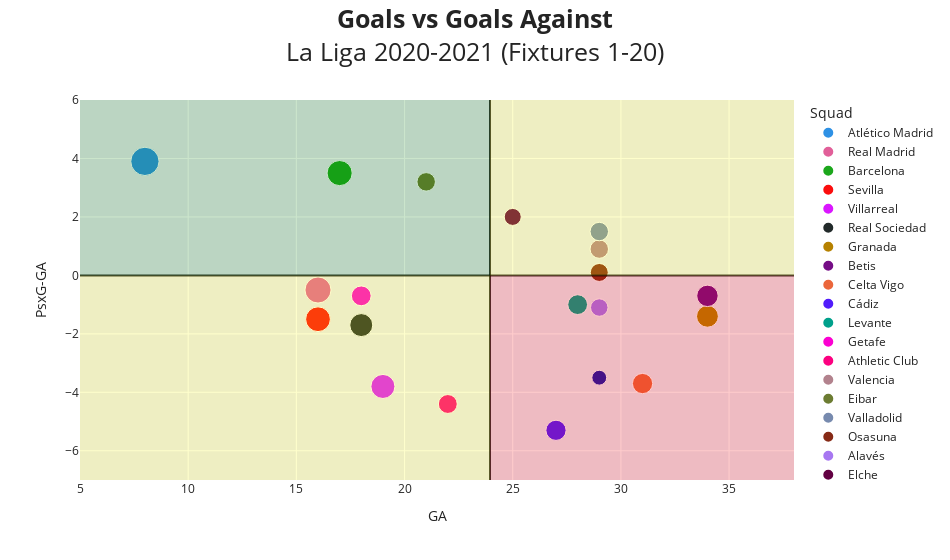

Write notebook code for a chart like this one.
### Code cell
fig = px.scatter(laliga_stats, x= 'GA', y='PsxG-GA', size= 'Pts', color= 'Squad', 
                opacity= 1, hover_name= 'Squad', hover_data= ['Posicion'],
                color_discrete_sequence=px.colors.qualitative.Dark24,
                width= 950, template= 'seaborn', 
                title= '<b>Goals vs Goals Against</b><br>La Liga 2020-2021 (Fixtures 1-20)')

fig.add_hline(y=0, line_width=2, line_color= 'black', opacity= 0.8)
fig.add_vline(x= laliga_stats['GA'].mean(), line_width=2, line_color= 'black', opacity= 0.8)
fig.add_shape(type='rect', x0= 5, y0= -7, 
              x1=laliga_stats['GA'].mean(), y1=0, 
              fillcolor= 'yellow', opacity= 0.2)
fig.add_shape(type='rect', x0= laliga_stats['GA'].mean(), y0= -7, 
              x1= 38, y1= 0, 
              fillcolor= 'red', opacity= 0.2)
fig.add_shape(type='rect', x0= 5, y0= 0, 
              x1= laliga_stats['GA'].mean(), y1= 6, 
              fillcolor= 'green', opacity= 0.2)
fig.add_shape(type='rect', x0= laliga_stats['GA'].mean(), y0= 0, 
              x1= 38, y1= 6, 
              fillcolor= 'yellow', opacity= 0.2)

fig.update_layout(title={'y': 0.95,
                        'xanchor': 'center',
                        'yanchor': 'top'},
                  title_font= dict(size=25))

fig.show()

### Figure 1 — Plotly figure (JSON) as saved in the notebook; plotly's stock layout.template omitted (floating-point values rounded to 4 significant figures)
{"data": [{"customdata": [[1]], "hovertemplate": "<b>%{hovertext}</b><br><br>Squad=Atlético Madrid<br>GA=%{x}<br>PsxG-GA=%{y}<br>Pts=%{marker.size}<br>Posicion=%{customdata[0]}<extra></extra>", "hovertext": ["Atlético Madrid"], "legendgroup": "Atlético Madrid", "marker": {"color": "#2E91E5", "opacity": 1, "size": [47], "sizemode": "area", "sizeref": 0.1175, "symbol": "circle"}, "mode": "markers", "name": "Atlético Madrid", "orientation": "v", "showlegend": true, "type": "scatter", "x": [8], "xaxis": "x", "y": [3.9], "yaxis": "y"}, {"customdata": [[2]], "hovertemplate": "<b>%{hovertext}</b><br><br>Squad=Real Madrid<br>GA=%{x}<br>PsxG-GA=%{y}<br>Pts=%{marker.size}<br>Posicion=%{customdata[0]}<extra></extra>", "hovertext": ["Real Madrid"], "legendgroup": "Real Madrid", "marker": {"color": "#E15F99", "opacity": 1, "size": [40], "sizemode": "area", "sizeref": 0.1175, "symbol": "circle"}, "mode": "markers", "name": "Real Madrid", "orientation": "v", "showlegend": true, "type": "scatter", "x": [16], "xaxis": "x", "y": [-0.5], "yaxis": "y"}, {"customdata": [[3]], "hovertemplate": "<b>%{hovertext}</b><br><br>Squad=Barcelona<br>GA=%{x}<br>PsxG-GA=%{y}<br>Pts=%{marker.size}<br>Posicion=%{customdata[0]}<extra></extra>", "hovertext": ["Barcelona"], "legendgroup": "Barcelona", "marker": {"color": "#1CA71C", "opacity": 1, "size": [37], "sizemode": "area", "sizeref": 0.1175, "symbol": "circle"}, "mode": "markers", "name": "Barcelona", "orientation": "v", "showlegend": true, "type": "scatter", "x": [17], "xaxis": "x", "y": [3.5], "yaxis": "y"}, {"customdata": [[4]], "hovertemplate": "<b>%{hovertext}</b><br><br>Squad=Sevilla<br>GA=%{x}<br>PsxG-GA=%{y}<br>Pts=%{marker.size}<br>Posicion=%{customdata[0]}<extra></extra>", "hovertext": ["Sevilla"], "legendgroup": "Sevilla", "marker": {"color": "#FB0D0D", "opacity": 1, "size": [36], "sizemode": "area", "sizeref": 0.1175, "symbol": "circle"}, "mode": "markers", "name": "Sevilla", "orientation": "v", "showlegend": true, "type": "scatter", "x": [16], "xaxis": "x", "y": [-1.5], "yaxis": "y"}, {"customdata": [[5]], "hovertemplate": "<b>%{hovertext}</b><br><br>Squad=Villarreal<br>GA=%{x}<br>PsxG-GA=%{y}<br>Pts=%{marker.size}<br>Posicion=%{customdata[0]}<extra></extra>", "hovertext": ["Villarreal"], "legendgroup": "Villarreal", "marker": {"color": "#DA16FF", "opacity": 1, "size": [34], "sizemode": "area", "sizeref": 0.1175, "symbol": "circle"}, "mode": "markers", "name": "Villarreal", "orientation": "v", "showlegend": true, "type": "scatter", "x": [19], "xaxis": "x", "y": [-3.8], "yaxis": "y"}, {"customdata": [[6]], "hovertemplate": "<b>%{hovertext}</b><br><br>Squad=Real Sociedad<br>GA=%{x}<br>PsxG-GA=%{y}<br>Pts=%{marker.size}<br>Posicion=%{customdata[0]}<extra></extra>", "hovertext": ["Real Sociedad"], "legendgroup": "Real Sociedad", "marker": {"color": "#222A2A", "opacity": 1, "size": [31], "sizemode": "area", "sizeref": 0.1175, "symbol": "circle"}, "mode": "markers", "name": "Real Sociedad", "orientation": "v", "showlegend": true, "type": "scatter", "x": [18], "xaxis": "x", "y": [-1.7], "yaxis": "y"}, {"customdata": [[7]], "hovertemplate": "<b>%{hovertext}</b><br><br>Squad=Granada<br>GA=%{x}<br>PsxG-GA=%{y}<br>Pts=%{marker.size}<br>Posicion=%{customdata[0]}<extra></extra>", "hovertext": ["Granada"], "legendgroup": "Granada", "marker": {"color": "#B68100", "opacity": 1, "size": [28], "sizemode": "area", "sizeref": 0.1175, "symbol": "circle"}, "mode": "markers", "name": "Granada", "orientation": "v", "showlegend": true, "type": "scatter", "x": [34], "xaxis": "x", "y": [-1.4], "yaxis": "y"}, {"customdata": [[8]], "hovertemplate": "<b>%{hovertext}</b><br><br>Squad=Betis<br>GA=%{x}<br>PsxG-GA=%{y}<br>Pts=%{marker.size}<br>Posicion=%{customdata[0]}<extra></extra>", "hovertext": ["Betis"], "legendgroup": "Betis", "marker": {"color": "#750D86", "opacity": 1, "size": [27], "sizemode": "area", "sizeref": 0.1175, "symbol": "circle"}, "mode": "markers", "name": "Betis", "orientation": "v", "showlegend": true, "type": "scatter", "x": [34], "xaxis": "x", "y": [-0.7], "yaxis": "y"}, {"customdata": [[9]], "hovertemplate": "<b>%{hovertext}</b><br><br>Squad=Celta Vigo<br>GA=%{x}<br>PsxG-GA=%{y}<br>Pts=%{marker.size}<br>Posicion=%{customdata[0]}<extra></extra>", "hovertext": ["Celta Vigo"], "legendgroup": "Celta Vigo", "marker": {"color": "#EB663B", "opacity": 1, "size": [24], "sizemode": "area", "sizeref": 0.1175, "symbol": "circle"}, "mode": "markers", "name": "Celta Vigo", "orientation": "v", "showlegend": true, "type": "scatter", "x": [31], "xaxis": "x", "y": [-3.7], "yaxis": "y"}, {"customdata": [[10]], "hovertemplate": "<b>%{hovertext}</b><br><br>Squad=Cádiz<br>GA=%{x}<br>PsxG-GA=%{y}<br>Pts=%{marker.size}<br>Posicion=%{customdata[0]}<extra></extra>", "hovertext": ["Cádiz"], "legendgroup": "Cádiz", "marker": {"color": "#511CFB", "opacity": 1, "size": [24], "sizemode": "area", "sizeref": 0.1175, "symbol": "circle"}, "mode": "markers", "name": "Cádiz", "orientation": "v", "showlegend": true, "type": "scatter", "x": [27], "xaxis": "x", "y": [-5.3], "yaxis": "y"}, {"customdata": [[11]], "hovertemplate": "<b>%{hovertext}</b><br><br>Squad=Levante<br>GA=%{x}<br>PsxG-GA=%{y}<br>Pts=%{marker.size}<br>Posicion=%{customdata[0]}<extra></extra>", "hovertext": ["Levante"], "legendgroup": "Levante", "marker": {"color": "#00A08B", "opacity": 1, "size": [23], "sizemode": "area", "sizeref": 0.1175, "symbol": "circle"}, "mode": "markers", "name": "Levante", "orientation": "v", "showlegend": true, "type": "scatter", "x": [28], "xaxis": "x", "y": [-1], "yaxis": "y"}, {"customdata": [[12]], "hovertemplate": "<b>%{hovertext}</b><br><br>Squad=Getafe<br>GA=%{x}<br>PsxG-GA=%{y}<br>Pts=%{marker.size}<br>Posicion=%{customdata[0]}<extra></extra>", "hovertext": ["Getafe"], "legendgroup": "Getafe", "marker": {"color": "#FB00D1", "opacity": 1, "size": [23], "sizemode": "area", "sizeref": 0.1175, "symbol": "circle"}, "mode": "markers", "name": "Getafe", "orientation": "v", "showlegend": true, "type": "scatter", "x": [18], "xaxis": "x", "y": [-0.7], "yaxis": "y"}, {"customdata": [[13]], "hovertemplate": "<b>%{hovertext}</b><br><br>Squad=Athletic Club<br>GA=%{x}<br>PsxG-GA=%{y}<br>Pts=%{marker.size}<br>Posicion=%{customdata[0]}<extra></extra>", "hovertext": ["Athletic Club"], "legendgroup": "Athletic Club", "marker": {"color": "#FC0080", "opacity": 1, "size": [21], "sizemode": "area", "sizeref": 0.1175, "symbol": "circle"}, "mode": "markers", "name": "Athletic Club", "orientation": "v", "showlegend": true, "type": "scatter", "x": [22], "xaxis": "x", "y": [-4.4], "yaxis": "y"}, {"customdata": [[14]], "hovertemplate": "<b>%{hovertext}</b><br><br>Squad=Valencia<br>GA=%{x}<br>PsxG-GA=%{y}<br>Pts=%{marker.size}<br>Posicion=%{customdata[0]}<extra></extra>", "hovertext": ["Valencia"], "legendgroup": "Valencia", "marker": {"color": "#B2828D", "opacity": 1, "size": [20], "sizemode": "area", "sizeref": 0.1175, "symbol": "circle"}, "mode": "markers", "name": "Valencia", "orientation": "v", "showlegend": true, "type": "scatter", "x": [29], "xaxis": "x", "y": [0.9], "yaxis": "y"}, {"customdata": [[15]], "hovertemplate": "<b>%{hovertext}</b><br><br>Squad=Eibar<br>GA=%{x}<br>PsxG-GA=%{y}<br>Pts=%{marker.size}<br>Posicion=%{customdata[0]}<extra></extra>", "hovertext": ["Eibar"], "legendgroup": "Eibar", "marker": {"color": "#6C7C32", "opacity": 1, "size": [20], "sizemode": "area", "sizeref": 0.1175, "symbol": "circle"}, "mode": "markers", "name": "Eibar", "orientation": "v", "showlegend": true, "type": "scatter", "x": [21], "xaxis": "x", "y": [3.2], "yaxis": "y"}, {"customdata": [[16]], "hovertemplate": "<b>%{hovertext}</b><br><br>Squad=Valladolid<br>GA=%{x}<br>PsxG-GA=%{y}<br>Pts=%{marker.size}<br>Posicion=%{customdata[0]}<extra></extra>", "hovertext": ["Valladolid"], "legendgroup": "Valladolid", "marker": {"color": "#778AAE", "opacity": 1, "size": [20], "sizemode": "area", "sizeref": 0.1175, "symbol": "circle"}, "mode": "markers", "name": "Valladolid", "orientation": "v", "showlegend": true, "type": "scatter", "x": [29], "xaxis": "x", "y": [1.5], "yaxis": "y"}, {"customdata": [[17]], "hovertemplate": "<b>%{hovertext}</b><br><br>Squad=Osasuna<br>GA=%{x}<br>PsxG-GA=%{y}<br>Pts=%{marker.size}<br>Posicion=%{customdata[0]}<extra></extra>", "hovertext": ["Osasuna"], "legendgroup": "Osasuna", "marker": {"color": "#862A16", "opacity": 1, "size": [19], "sizemode": "area", "sizeref": 0.1175, "symbol": "circle"}, "mode": "markers", "name": "Osasuna", "orientation": "v", "showlegend": true, "type": "scatter", "x": [29], "xaxis": "x", "y": [0.1], "yaxis": "y"}, {"customdata": [[18]], "hovertemplate": "<b>%{hovertext}</b><br><br>Squad=Alavés<br>GA=%{x}<br>PsxG-GA=%{y}<br>Pts=%{marker.size}<br>Posicion=%{customdata[0]}<extra></extra>", "hovertext": ["Alavés"], "legendgroup": "Alavés", "marker": {"color": "#A777F1", "opacity": 1, "size": [18], "sizemode": "area", "sizeref": 0.1175, "symbol": "circle"}, "mode": "markers", "name": "Alavés", "orientation": "v", "showlegend": true, "type": "scatter", "x": [29], "xaxis": "x", "y": [-1.1], "yaxis": "y"}, {"customdata": [[19]], "hovertemplate": "<b>%{hovertext}</b><br><br>Squad=Elche<br>GA=%{x}<br>PsxG-GA=%{y}<br>Pts=%{marker.size}<br>Posicion=%{customdata[0]}<extra></extra>", "hovertext": ["Elche"], "legendgroup": "Elche", "marker": {"color": "#620042", "opacity": 1, "size": [17], "sizemode": "area", "sizeref": 0.1175, "symbol": "circle"}, "mode": "markers", "name": "Elche", "orientation": "v", "showlegend": true, "type": "scatter", "x": [25], "xaxis": "x", "y": [2], "yaxis": "y"}, {"customdata": [[20]], "hovertemplate": "<b>%{hovertext}</b><br><br>Squad=Huesca<br>GA=%{x}<br>PsxG-GA=%{y}<br>Pts=%{marker.size}<br>Posicion=%{customdata[0]}<extra></extra>", "hovertext": ["Huesca"], "legendgroup": "Huesca", "marker": {"color": "#1616A7", "opacity": 1, "size": [13], "sizemode": "area", "sizeref": 0.1175, "symbol": "circle"}, "mode": "markers", "name": "Huesca", "orientation": "v", "showlegend": true, "type": "scatter", "x": [29], "xaxis": "x", "y": [-3.5], "yaxis": "y"}], "layout": {"legend": {"itemsizing": "constant", "title": {"text": "Squad"}, "tracegroupgap": 0}, "shapes": [{"line": {"color": "black", "width": 2}, "opacity": 0.8, "type": "line", "x0": 0, "x1": 1, "xref": "x domain", "y0": 0, "y1": 0, "yref": "y"}, {"line": {"color": "black", "width": 2}, "opacity": 0.8, "type": "line", "x0": 23.95, "x1": 23.95, "xref": "x", "y0": 0, "y1": 1, "yref": "y domain"}, {"fillcolor": "yellow", "opacity": 0.2, "type": "rect", "x0": 5, "x1": 23.95, "y0": -7, "y1": 0}, {"fillcolor": "red", "opacity": 0.2, "type": "rect", "x0": 23.95, "x1": 38, "y0": -7, "y1": 0}, {"fillcolor": "green", "opacity": 0.2, "type": "rect", "x0": 5, "x1": 23.95, "y0": 0, "y1": 6}, {"fillcolor": "yellow", "opacity": 0.2, "type": "rect", "x0": 23.95, "x1": 38, "y0": 0, "y1": 6}], "title": {"font": {"size": 25}, "text": "<b>Goals vs Goals Against</b><br>La Liga 2020-2021 (Fixtures 1-20)", "xanchor": "center", "y": 0.95, "yanchor": "top"}, "width": 950, "xaxis": {"anchor": "y", "domain": [0, 1], "title": {"text": "GA"}}, "yaxis": {"anchor": "x", "domain": [0, 1], "title": {"text": "PsxG-GA"}}}}
